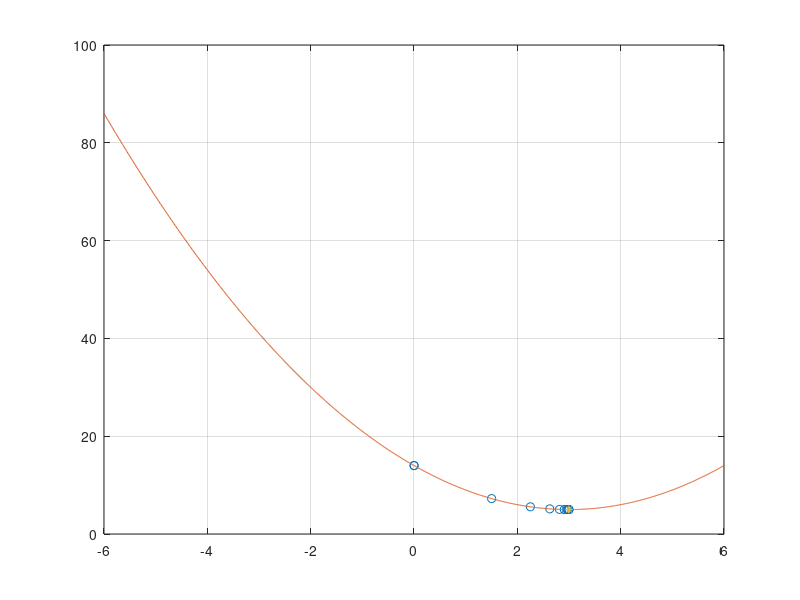

This chart was generated by the following MATLAB code:
clear all
close all


xmax=6;
xmin=-xmax;
n=250;
%%  for sin function
d1=xmax;
d2=xmin;
%%
f = inline('(x-3)^2+5','x');
%%
j=1;
L=d1-d2;
ep=0.001;
while((d1-d2)>2*ep)
   
    m=(d1+d2)/2;
    
    k=m-ep;
    l=m+ep;
    
    if f(k)>f(l)
        d2=l;
    elseif f(k)<f(l)
        d1=l;
        
    elseif (f(k) == f(l))
            d1 = k; d2 = k;
    end
    
temp(j)=min(d1,d2);
j=j+1;
    
end

ytemp=(temp-3).^2+5;
plot(temp,ytemp,'o');
hold on

w=min(d1,d2)
x=(xmin:0.01:xmax);

y=(x-3).^2+5;
plot(x,y);
hold on    

ymin=(w-3).^2+5;
plot(w,ymin,'*');


grid on